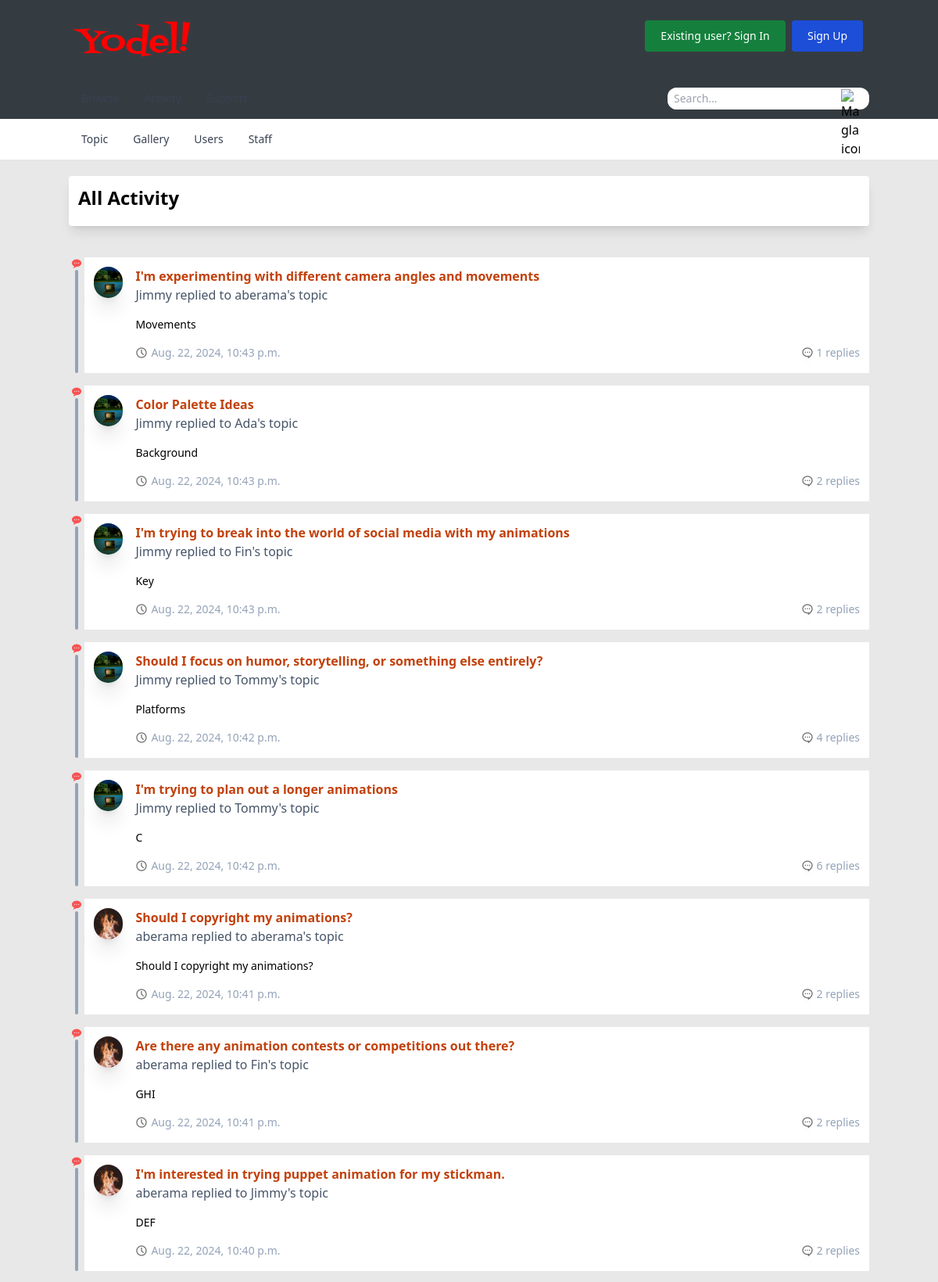
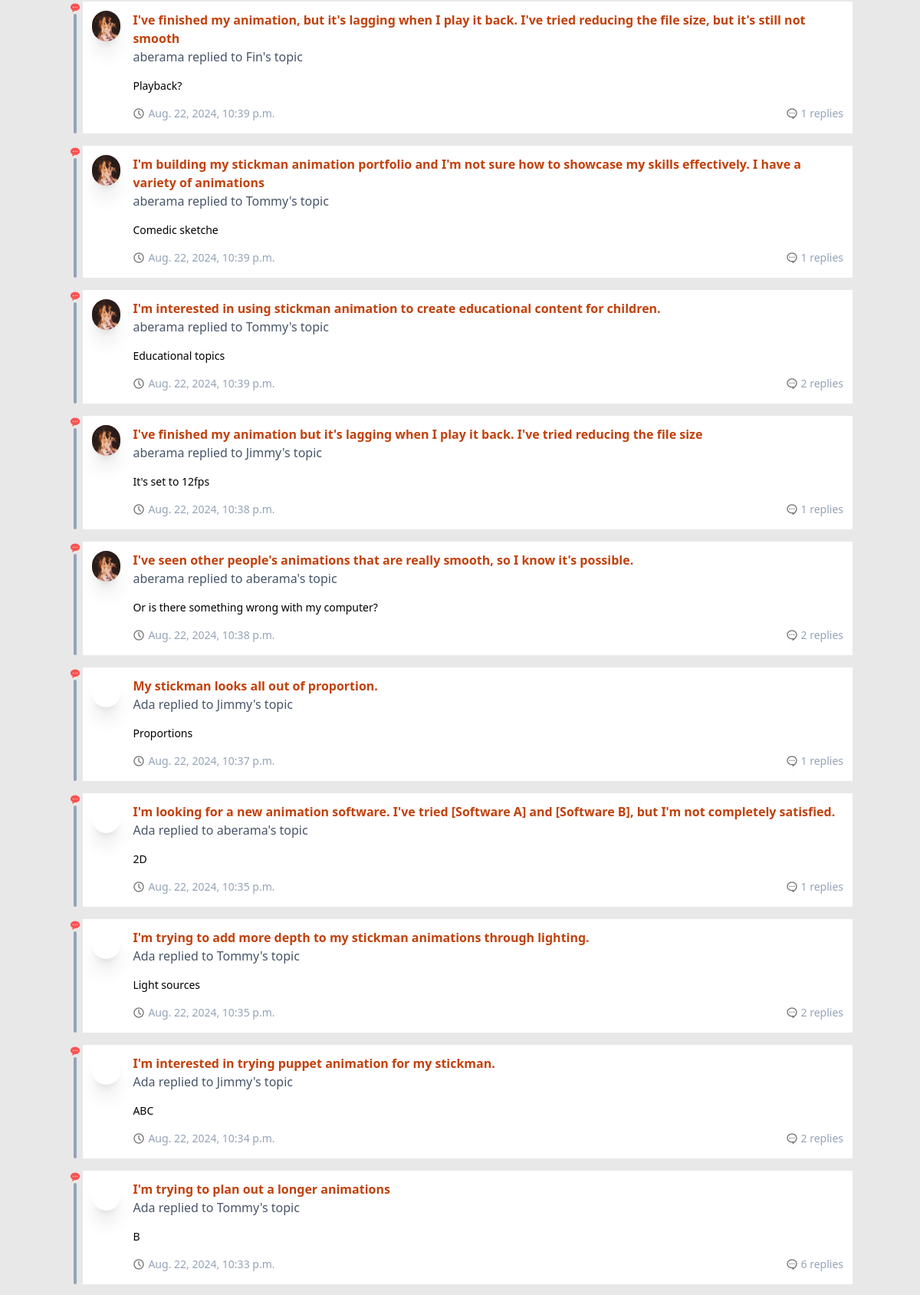
The page /activity (upper part) on the database its author committed (2 pictures, top to bottom).
### content/models.py (models this page shows, shortened)
class Reply(models.Model):
    topic = models.ForeignKey(Topic, on_delete=models.CASCADE, related_name='replies')
    user = models.ForeignKey(User, on_delete=models.CASCADE)
    reply_file = models.FileField(upload_to=user_directory_path, null=True, blank=True)
    content = models.TextField(max_length=50000)
    created_at = models.DateTimeField(auto_now_add=True)

class Topic(models.Model):
    user = models.ForeignKey(User, on_delete=models.CASCADE)
    slug = models.SlugField(max_length=255, unique=True)
    title = models.CharField(max_length=255)
    file = models.FileField(upload_to=user_directory_path, null=True, blank=True)
    content = models.TextField(max_length=50000)
    created_at = models.DateTimeField(auto_now_add=True)
    is_pinned = models.BooleanField(default=False)

### users/models.py (models this page shows, shortened)
class User(AbstractUser):
    full_name = models.CharField(max_length=300, null=True, blank=True)
    username = models.CharField(max_length=300, unique=True)
    email = models.EmailField(unique=True)

class Profile(models.Model):
    user = models.OneToOneField(User, on_delete=models.CASCADE)
    image = models.FileField(default='default.png', upload_to=user_directory_path, null=True, blank=True)
    full_name = models.CharField(max_length=300, null=True, blank=True)
    status = models.CharField(max_length=20, choices=STATUS, null=True, blank=True)
    followers = models.IntegerField(default=0)
    following = models.IntegerField(default=0)
    posts = models.IntegerField(default=0)
    likes = models.IntegerField(default=0)
    posts_liked = models.IntegerField(default=0)
    date = models.DateTimeField(auto_now_add=True)
    class Meta:
        ordering = ['-date']

### content/views.py (the view)
# urls.py: path('activity', views.activity, name='activity'),
def activity(request):
    profile = request.user.profile if request.user.is_authenticated else None
    replies = Reply.objects.order_by('-created_at').all()
    total_replies_per_post = Reply.objects.select_related('topic').order_by('created_at').all()
    context = {
        "profile": profile,
        "signed_in": request.user.is_authenticated,
        "replies": replies,
        "total_replies_per_post": total_replies_per_post
    }
    return render(request, 'content/activity.html', context)

### content/templates/content/activity.html (shortened to what this page needs)
{% extends 'templates/base.html' %}
{% block content %}
    <section class="border-t border-gray-200 ">
        <div class="bg-[#e8e8e8] p-5 h-content">
            <div class="container mx-auto">
                <div class="bg-white rounded shadow-lg p-3">
                    <h2 class="text-2xl font-bold mb-2">All Activity</h1>
                </div>
            </div>
            <div class="mt-6 h-content bg-[#e8e8e8] container mx-auto flex flex-col mb-2 item-center justify-center">
                {% for reply in replies %}
                    <div class="flex mt-4 bg-white w-full h-content">
                        <div class="w-5 h-max-auto bg-[#e8e8e8] flex flex-col justify-center items-center">
                            <div><img src="/static/icons/chat_bubble.png" alt="Chat Bubble Icon"></div>
                            <div class="h-full border-l-4 border-slate-400 rounded"></div>
                        </div>
                        <div class="p-3 flex space-x-4 w-full">
                            <div class="h-10 w-10 rounded-full bg-[url({{ reply.user.profile.image.url }})] bg-no-repeat bg-center bg-cover shadow-xl"></div>
                            <div class="w-full flex flex-col gap-2">
                                <div class="flex flex-col">
                                    <a href="{% url 'topic_detail' reply.topic.slug %}"><span class="font-extrabold text-orange-700 hover:text-orange-600">{{ reply.topic.title }}</span></a>
                                    <span class="text-slate-600">{{ reply.user.username }} replied to {{ reply.topic.user.username }}'s topic</span>
                                </div>
                                <div>
                                    <p class="text-sm my-2">{{ reply.content }}</p>
                                </div>
                                <div class="flex gap-5 justify-between mb-1">
                                    <div class="flex space-x-1 w-content overflow-hidden items-center">
                                        <div class="h-4 w-4 h-10 w-10 rounded-full bg-[url(/static/icons/clock_face.png)] bg-no-repeat bg-center bg-cover shadow-xl"></div>
                                        <span class="text-sm text-slate-400">{{ reply.created_at }}</span>
                                    </div>
                                    <div>
                                        <div class="flex h-content flex space-x-1 items-center">
                                            <div class="h-4 w-4 h-10 w-10 rounded-full bg-[url(/static/icons/chat_bubble_gray.png)] bg-no-repeat bg-center bg-cover shadow-xl"></div>
                                            <span class="text-sm text-slate-400 ">{{ reply.topic.replies.count }} replies</span>
                                        </div>
                                    </div>
                                </div>
                            </div>
                        </div>
                    </div>
                {% endfor %}
            </div>
        </div>
    </section>
{% endblock %}

### rows shown on the page
Reply: user.profile.image (picture), topic "I'm experimenting with different camera angles and movements", user.username "Jimmy", topic.user.username "aberama", content "Movements", created_at "Aug. 22, 2024, 10:43 p.m.", topic.replies.count "1"
Reply: user.profile.image (picture), topic "Color Palette Ideas", user.username "Jimmy", topic.user.username "Ada", content "Background", created_at "Aug. 22, 2024, 10:43 p.m.", topic.replies.count "2"
Reply: user.profile.image (picture), topic "I'm trying to break into the world of social media with my animations", user.username "Jimmy", topic.user.username "Fin", content "Key", created_at "Aug. 22, 2024, 10:43 p.m.", topic.replies.count "2"
Reply: user.profile.image (picture), topic "Should I focus on humor, storytelling, or something else entirely?", user.username "Jimmy", topic.user.username "Tommy", content "Platforms", created_at "Aug. 22, 2024, 10:42 p.m.", topic.replies.count "4"
Reply: user.profile.image (picture), topic "I'm trying to plan out a longer animations", user.username "Jimmy", topic.user.username "Tommy", content "C", created_at "Aug. 22, 2024, 10:42 p.m.", topic.replies.count "6"
Reply: user.profile.image (picture), topic "Should I copyright my animations?", user.username "aberama", topic.user.username "aberama", content "Should I copyright my animations?", created_at "Aug. 22, 2024, 10:41 p.m.", topic.replies.count "2"
Reply: user.profile.image (picture), topic "Are there any animation contests or competitions out there?", user.username "aberama", topic.user.username "Fin", content "GHI", created_at "Aug. 22, 2024, 10:41 p.m.", topic.replies.count "2"
Reply: user.profile.image (picture), topic "I'm interested in trying puppet animation for my stickman.", user.username "aberama", topic.user.username "Jimmy", content "DEF", created_at "Aug. 22, 2024, 10:40 p.m.", topic.replies.count "2"
Reply: user.profile.image (picture), topic "I've finished my animation, but it's lagging when I play it back. I've tried reducing the file size, but it's still not smooth", user.username "aberama", topic.user.username "Fin", content "Playback?", created_at "Aug. 22, 2024, 10:39 p.m.", topic.replies.count "1"
Reply: user.profile.image (picture), topic "I'm building my stickman animation portfolio and I'm not sure how to showcase my skills effectively. I have a variety of animations", user.username "aberama", topic.user.username "Tommy", content "Comedic sketche", created_at "Aug. 22, 2024, 10:39 p.m.", topic.replies.count "1"
Reply: user.profile.image (picture), topic "I'm interested in using stickman animation to create educational content for children.", user.username "aberama", topic.user.username "Tommy", content "Educational topics", created_at "Aug. 22, 2024, 10:39 p.m.", topic.replies.count "2"
Reply: user.profile.image (picture), topic "I've finished my animation but it's lagging when I play it back. I've tried reducing the file size", user.username "aberama", topic.user.username "Jimmy", content "It's set to 12fps", created_at "Aug. 22, 2024, 10:38 p.m.", topic.replies.count "1"
Reply: user.profile.image (picture), topic "I've seen other people's animations that are really smooth, so I know it's possible.", user.username "aberama", topic.user.username "aberama", content "Or is there something wrong with my computer?", created_at "Aug. 22, 2024, 10:38 p.m.", topic.replies.count "2"
Reply: topic "My stickman looks all out of proportion.", user.username "Ada", topic.user.username "Jimmy", content "Proportions", created_at "Aug. 22, 2024, 10:37 p.m.", topic.replies.count "1"
Reply: topic "I'm looking for a new animation software. I've tried [Software A] and [Software B], but I'm not completely satisfied.", user.username "Ada", topic.user.username "aberama", content "2D", created_at "Aug. 22, 2024, 10:35 p.m.", topic.replies.count "1"
Reply: topic "I'm trying to add more depth to my stickman animations through lighting.", user.username "Ada", topic.user.username "Tommy", content "Light sources", created_at "Aug. 22, 2024, 10:35 p.m.", topic.replies.count "2"
Reply: topic "I'm interested in trying puppet animation for my stickman.", user.username "Ada", topic.user.username "Jimmy", content "ABC", created_at "Aug. 22, 2024, 10:34 p.m.", topic.replies.count "2"
Reply: topic "I'm trying to plan out a longer animations", user.username "Ada", topic.user.username "Tommy", content "B", created_at "Aug. 22, 2024, 10:33 p.m.", topic.replies.count "6"
